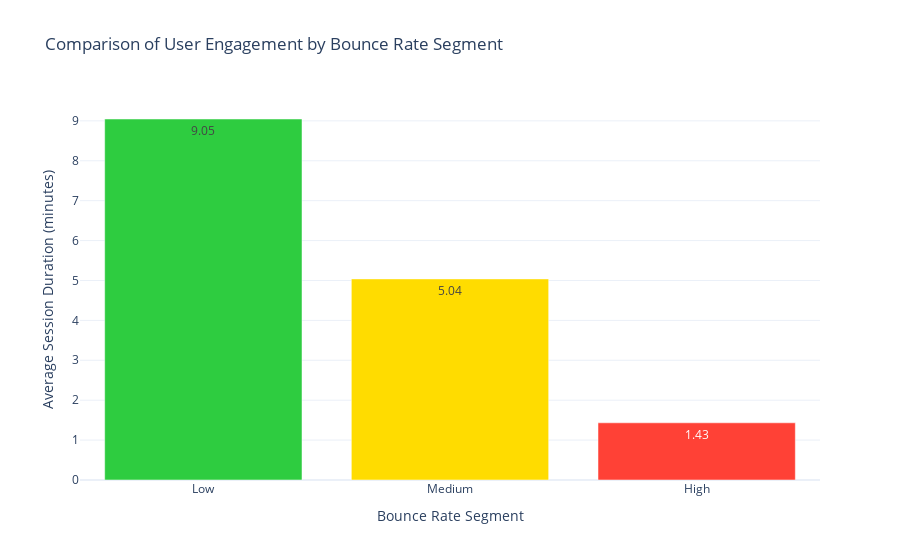

Notebook code cell kept with this figure:
### Markdown cell above
We created bounce rate segments and analyzed the number of users in each segment in the above code. Now let’s have a look at the average session duration of the users in each bounce rate segment:

### Code cell
# Calculate the average session duration for each segment
segment_avg_duration = df.groupby('Bounce Rate Segment')['Avg. Session Duration'].mean()

# Create a bar chart to compare user engagement
engagement_fig = go.Figure(data=go.Bar(
    x=segment_avg_duration.index,
    y=segment_avg_duration,
    text=segment_avg_duration.round(2),
    textposition='auto',
    marker=dict(color=['#2ECC40', '#FFDC00', '#FF4136'])
))

engagement_fig.update_layout(
    title='Comparison of User Engagement by Bounce Rate Segment',
    xaxis=dict(title='Bounce Rate Segment'),
    yaxis=dict(title='Average Session Duration (minutes)'),
)

engagement_fig.show()
segment_avg_duration

### Figure 1 — Plotly figure (JSON) as saved in the notebook; plotly's stock layout.template omitted (floating-point values rounded to 4 significant figures)
{"data": [{"marker": {"color": ["#2ECC40", "#FFDC00", "#FF4136"]}, "text": [9.05, 5.04, 1.43], "textposition": "auto", "type": "bar", "x": ["Low", "Medium", "High"], "y": [9.046, 5.039, 1.433]}], "layout": {"autosize": true, "title": {"text": "Comparison of User Engagement by Bounce Rate Segment"}, "xaxis": {"autorange": true, "range": [-0.5, 2.5], "title": {"text": "Bounce Rate Segment"}, "type": "category"}, "yaxis": {"autorange": true, "range": [0, 9.523], "title": {"text": "Average Session Duration (minutes)"}, "type": "linear"}}}
